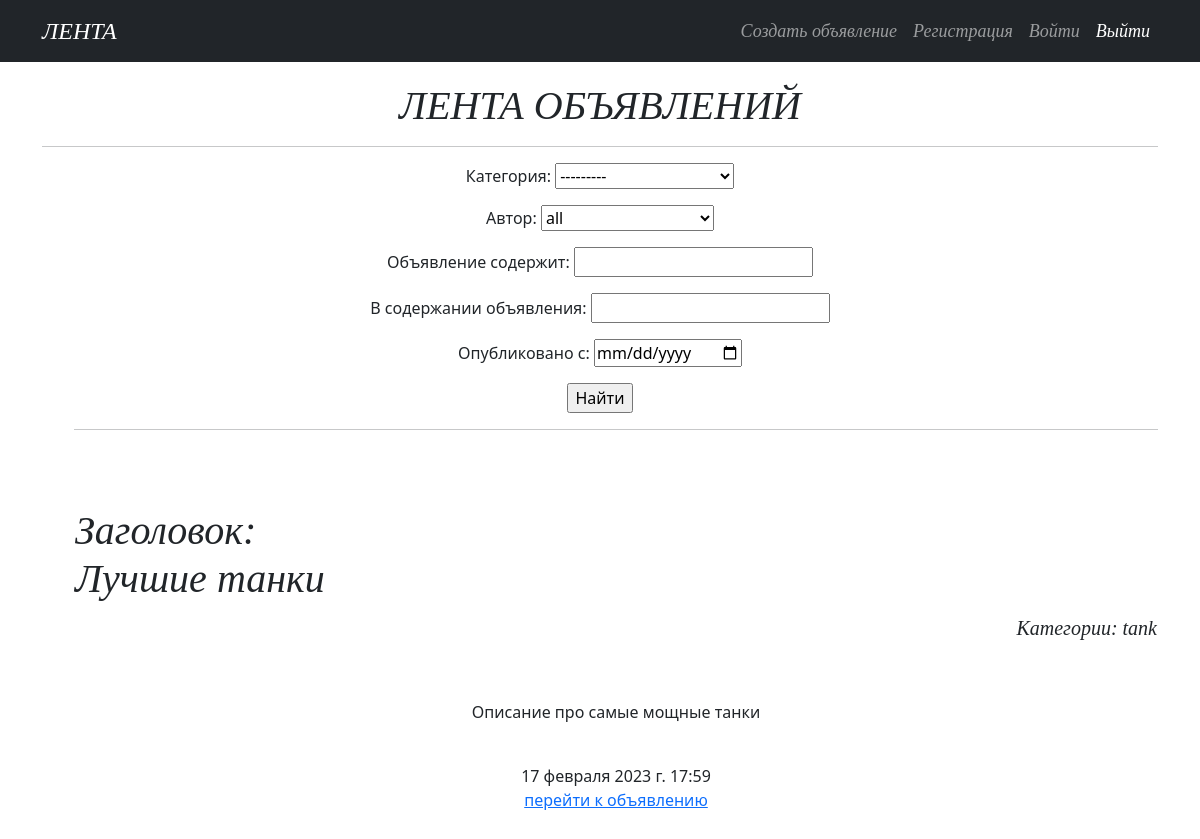
Page /article/ on the earlier database version.
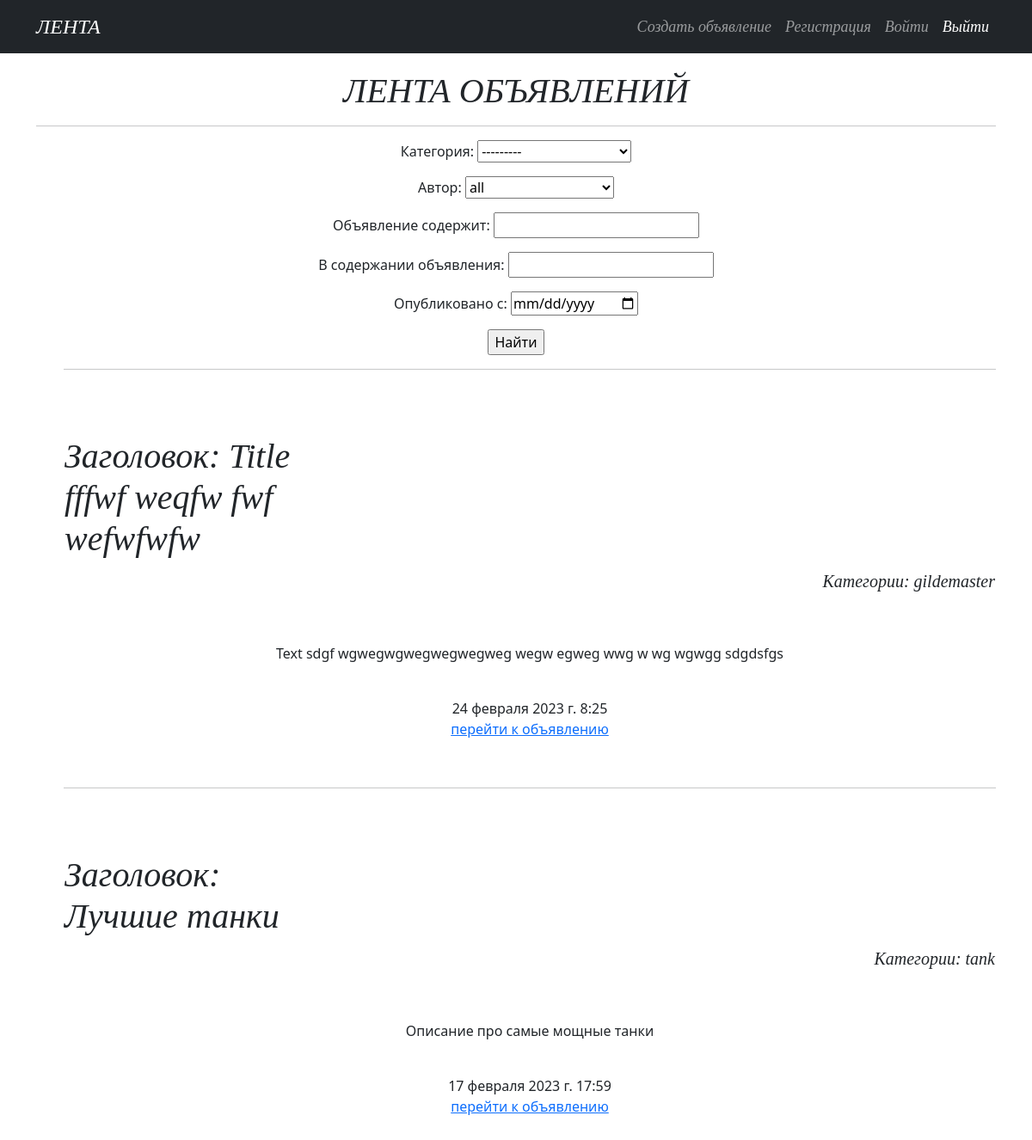
Same page on the later database version.
### service/models.py (models this page shows, shortened)
class Article(models.Model):
    TYPE = (
        ('tank', 'Танки'),
        ('heal', 'Хилы'),
        ('dd', 'ДД'),
        ('tank', 'Танки'),
        ('buyers', 'Торговцы'),
        ('gildemaster', 'Гилдмастеры'),
        ('quest', 'Квестгилверы'),
        ('smith', 'Кузнецы'),
        ('tanner', 'Кожевники'),
        ('potion', 'Зельевары'),
        ('spellmaster', 'Мастер заклинаний'),
    )
    author = models.ForeignKey(User, on_delete=models.CASCADE, verbose_name='автор')
    author_id = author.primary_key
    title = models.CharField(max_length=64, verbose_name='заголовок')
    text = models.CharField(max_length=64, verbose_name='текст')
    category = models.CharField(max_length=11, choices=TYPE, default='tank', verbose_name='категория')
    time_in = models.DateTimeField(auto_now_add=True)
    class Meta:
        verbose_name='статью'
        verbose_name_plural = 'Статьи'

### service/views.py (the view)
# urls.py: path('', ArticleList.as_view(), name='article'),
class ArticleList(ListView):
    model = Article
    ordering = '-id'
    template_name = 'article.html'
    context_object_name = 'article'
    def get_queryset(self):
        queryset = super().get_queryset()
        self.filterset = ArticleFilter(self.request.GET, queryset)
        return self.filterset.qs
    def get_context_data(self, **kwargs):
        context = super().get_context_data(**kwargs)
        context['filterset'] = self.filterset
        return context

### templates/article.html (shortened to what this page needs)
{% extends 'flatpages/default.html' %}
{% block content %}
<h1 style="text-align: center;margin-top: 20px;font-family: Candara;"><em>ЛЕНТА ОБЪЯВЛЕНИЙ</em></h1>
<hr>
<form style="text-align: midle;" action="" method="get">
    {{ filterset.form.as_p }}
    <input type="submit" value="Найти" />
</form>
{% for i in article %}
<ul>
    <hr>
    <p>&nbsp;</p>
    <table >
        <tbody>
        <tr>
            <td><h1 style="text-align: left;margin-top: 20px;font-family: Candara;"><em>Заголовок: {{ i.title }} </em></h1></td>
        </tr>
        <tr>
            <td></td>
            <td style="width: 800px;"><p style="text-align: right; font-size:20px; font-family: Candara;"><em>Категории: {{ i.category }}</em></p></td>
        </tr>
        </tbody>
    </table>
    <p>&nbsp;</p>
    {% autoescape off %}{{ i.text }}{% endautoescape %}
    <p>&nbsp;</p>
    {{ i.time_in }}
    <p><a href="/article/{{ i.id }}">перейти к объявлению</a></p>
    <p>&nbsp;</p>
</ul>
{% endfor %}
{% endblock content %}

Differences in the rows shown:
added Article: title "Title fffwf weqfw fwf wefwfwfw", category "gildemaster", text "Text sdgf wgwegwgwegwegwegweg wegw egweg wwg w wg wgwgg sdgdsfgs", time_in "24 февраля 2023 г. 8:25"
